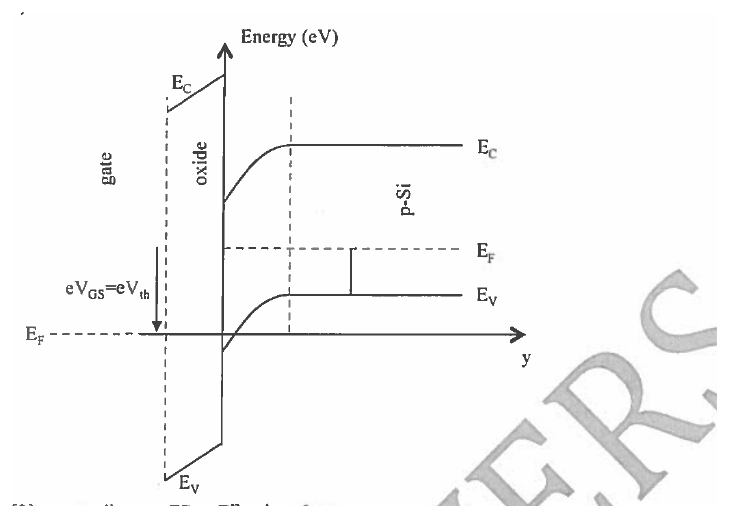
#> input picture img/15/ans-2016-q1d.png, 729 x 518 px
$ python -i crops.py   (imports and definitions only)
#> lines starting #> are read from the running program, lines starting #| are printed output that depends on the picture; after the words box and inside, x2 and y2 are one past the last pixel; in counts of white or black regions, pixels touching at a corner belong together
#> further down, picture is the input picture: PIL image 729x518 RGB; min 62, max 255, mean 248.7
"""Cut slide / answer snippets into img/NN/.

Usage: python3 tools/crops.py JOBFILE
Each job line:  src.png  dst.png  [x0 y0 x1 y1]   (box as fractions 0-1 of the page; omit for the whole page)
The result is trimmed of white margins and given a 12 px white border.
"""
import sys
from PIL import Image, ImageChops

def trim(im, pad=12):
#> called with pad = 12
    bg = Image.new(im.mode, im.size, (255, 255, 255))
#> bg: PIL image 729x518 RGB; every value is 255
    diff = ImageChops.difference(im, bg).convert('L').point(lambda v: 255 if v > 18 else 0)
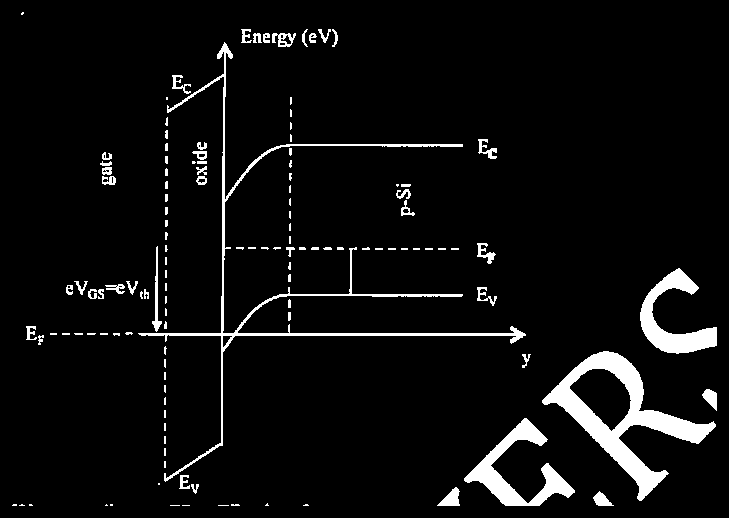
#> diff: PIL image 729x518 L; 5.5% white; 128 white regions (66 under 20 px), largest, box (x1, y1, x2, y2) and area: (542, 351, 716, 501) 6264, (138, 42, 526, 482) 4195, (464, 418, 575, 506) 2835
    box = diff.getbbox()
#> box = (12, 12, 717, 506)
    if box:
        im = im.crop(box)
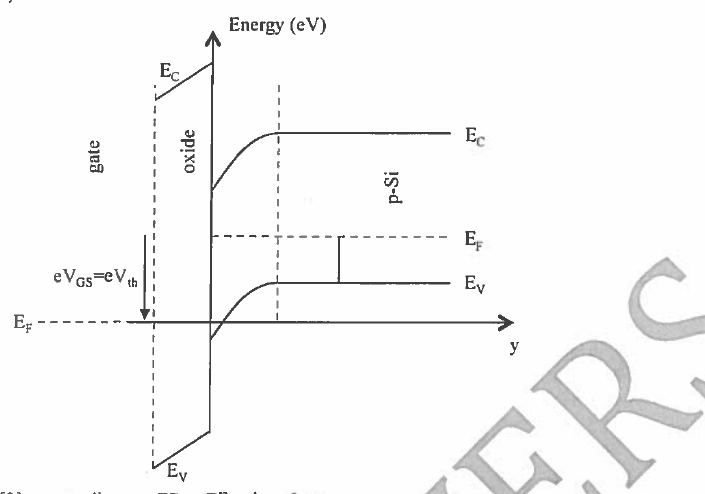
#> im: PIL image 705x494 RGB; min 62, max 255, mean 248.1
    out = Image.new('RGB', (im.width + 2 * pad, im.height + 2 * pad), 'white')
    out.paste(im, (pad, pad))
    return out

def run(jobfile):
    for line in open(jobfile):
        line = line.split('#')[0].split()
        if not line:
            continue
        src, dst, *box = line
        im = Image.open(src).convert('RGB')
        if box:
            x0, y0, x1, y1 = map(float, box)
            im = im.crop((int(x0 * im.width), int(y0 * im.height), int(x1 * im.width), int(y1 * im.height)))
        trim(im).save(dst, optimize=True)
        print(dst, Image.open(dst).size)

# [2 lines not run here, left out]

>>> from PIL import Image
>>> picture = Image.open('../img/15/ans-2016-q1d.png')
>>> result = trim(picture)

$ run again, on img/15/ans-ch3-q1-acc.png
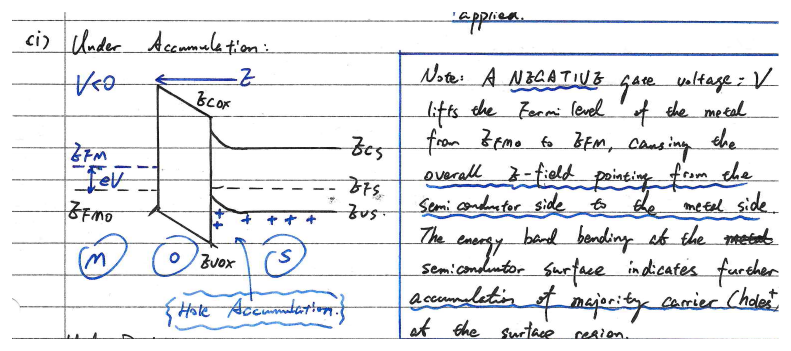
#> input picture img/15/ans-ch3-q1-acc.png, 791 x 351 px
#> picture is the input picture: PIL image 791x351 RGB; mean R, G, B 232, 233.3, 235.9
#> bg: PIL image 791x351 RGB; every value is 255
#> in trim, `diff = ImageChops.difference(im, bg).convert('L').point(lambda v: 255 ..`:
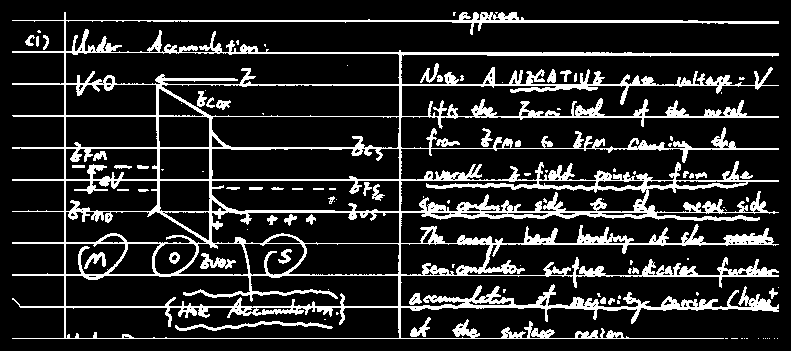
#> diff: PIL image 791x351 L; 15.9% white; 106 white regions (59 under 20 px), largest, box (x1, y1, x2, y2) and area: (12, 12, 779, 339) 40362, (175, 321, 333, 331) 484, (200, 253, 236, 269) 267
#> box = (12, 12, 779, 339)
#> in trim, `im = im.crop(box)`:
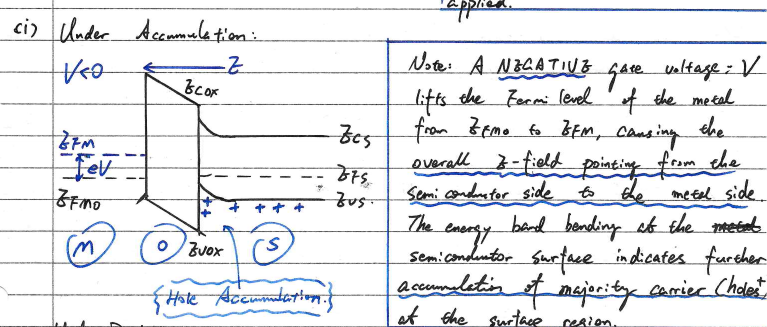
#> im: PIL image 767x327 RGB; mean R, G, B 229.5, 231, 233.9

$ run again, on img/15/ans-ch3-q1-before.png
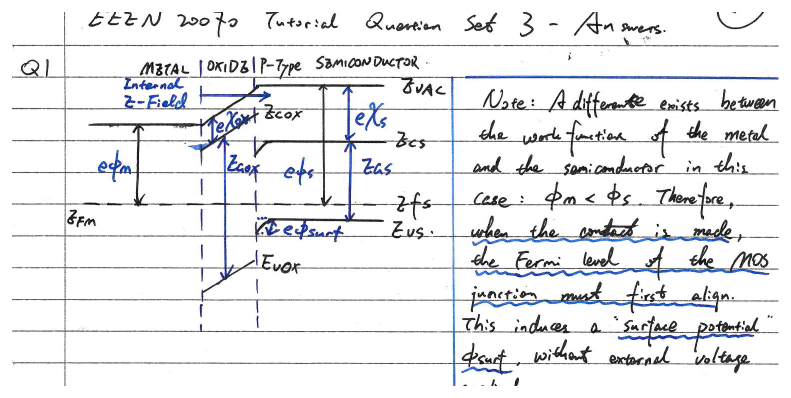
#> input picture img/15/ans-ch3-q1-before.png, 791 x 398 px
#> picture is the input picture: PIL image 791x398 RGB; mean R, G, B 233.8, 234.7, 236.6
#> bg: PIL image 791x398 RGB; every value is 255
#> in trim, `diff = ImageChops.difference(im, bg).convert('L').point(lambda v: 255 ..`:
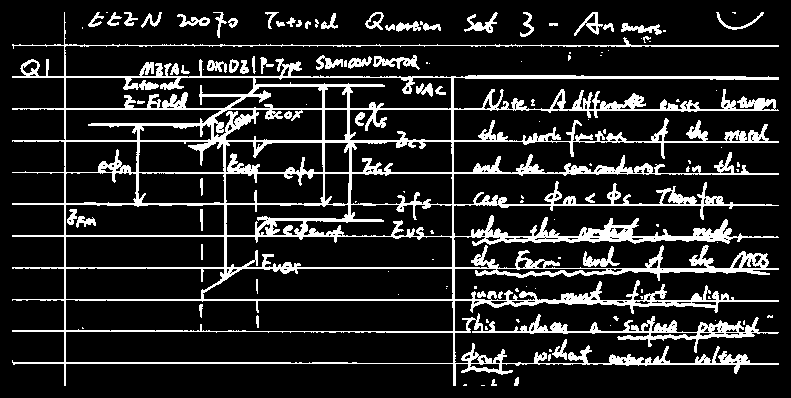
#> diff: PIL image 791x398 L; 14.9% white; 120 white regions (61 under 20 px), largest, box (x1, y1, x2, y2) and area: (12, 12, 779, 386) 41244, (373, 55, 420, 70) 314, (583, 246, 620, 267) 288
#> box = (12, 12, 779, 386)
#> in trim, `im = im.crop(box)`:
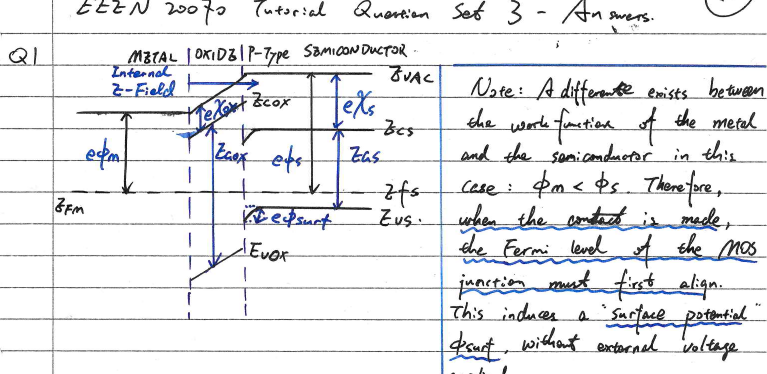
#> im: PIL image 767x374 RGB; mean R, G, B 231.8, 232.7, 234.8

$ run again, on img/15/ans-ch3-q1-depl.png
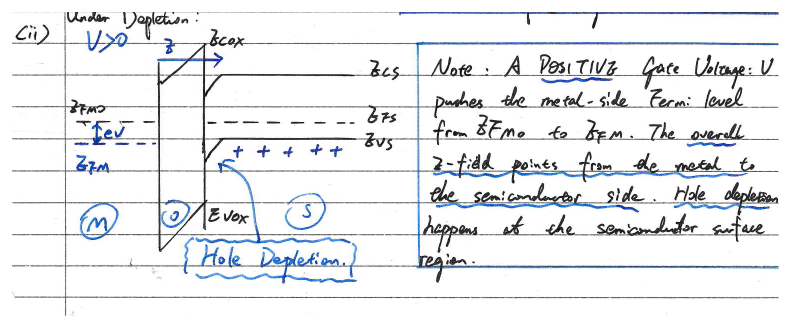
#> input picture img/15/ans-ch3-q1-depl.png, 791 x 328 px
#> picture is the input picture: PIL image 791x328 RGB; mean R, G, B 234.5, 236.3, 238.6
#> bg: PIL image 791x328 RGB; every value is 255
#> in trim, `diff = ImageChops.difference(im, bg).convert('L').point(lambda v: 255 ..`:
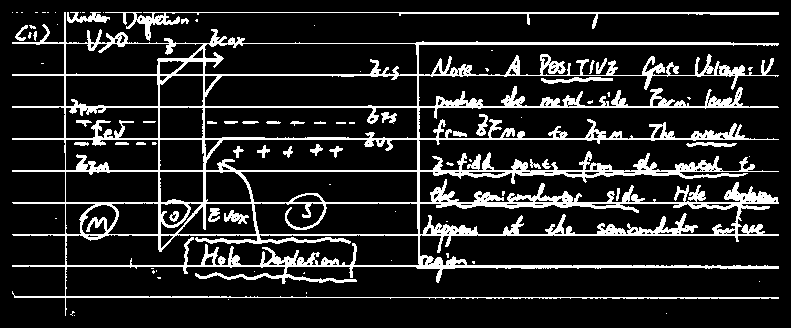
#> diff: PIL image 791x328 L; 14.6% white; 85 white regions (49 under 20 px), largest, box (x1, y1, x2, y2) and area: (12, 12, 779, 316) 33560, (105, 12, 779, 41) 1681, (67, 12, 110, 23) 265
#> box = (12, 12, 779, 316)
#> in trim, `im = im.crop(box)`:
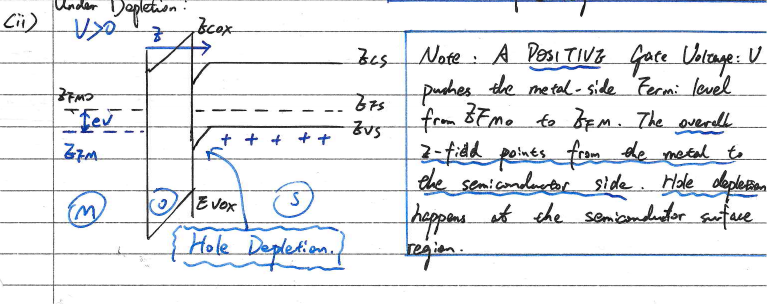
#> im: PIL image 767x304 RGB; mean R, G, B 232.2, 234.1, 236.8
